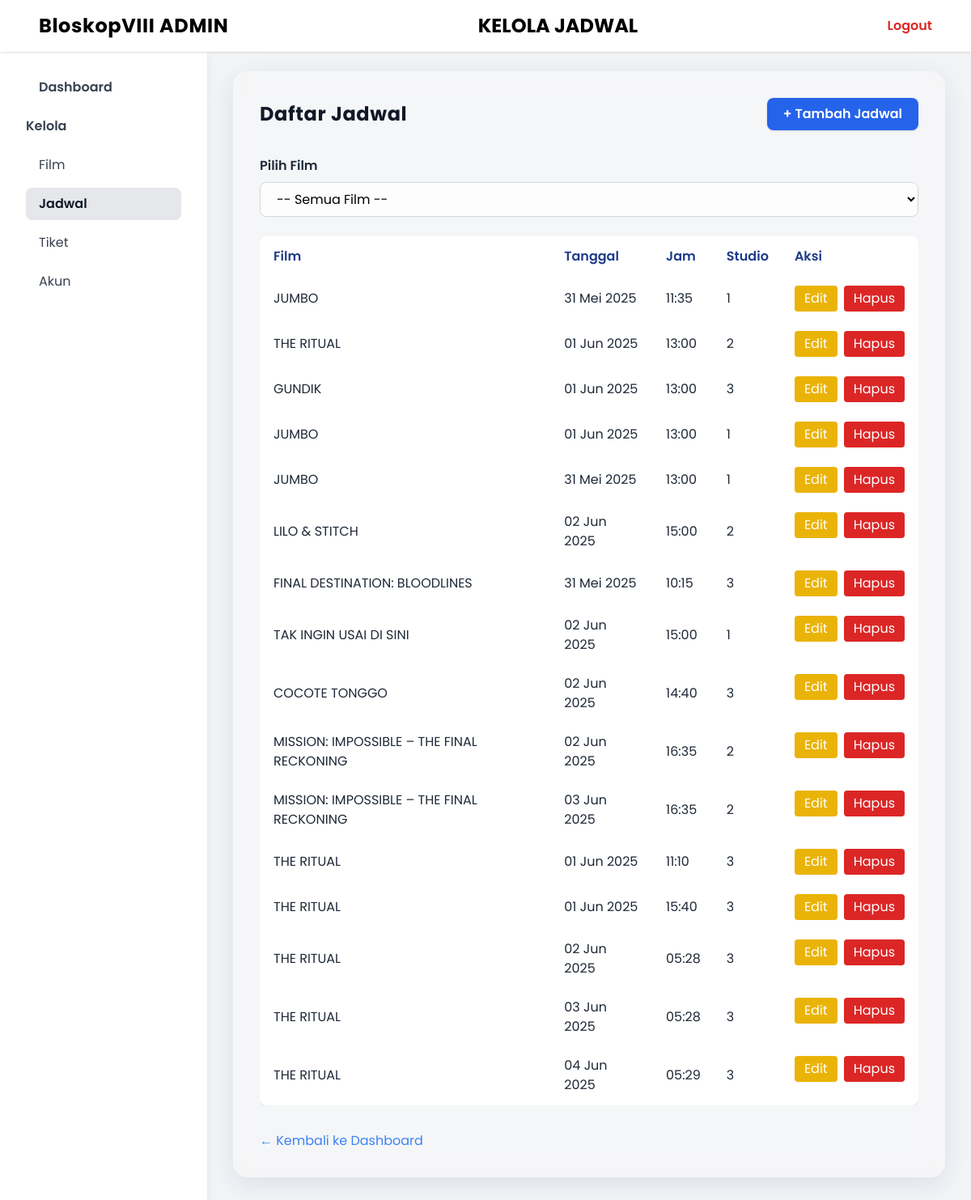
/dashboard/admin/kelolaJadwal/, run on the app's committed database.
### pesantiket/models.py (models this page shows, shortened)
class Jadwal(models.Model):
    film = models.ForeignKey(Film, on_delete=models.CASCADE)
    tanggal = models.DateField()
    jamTayang = models.TimeField()
    namaBioskop = models.CharField(max_length=20, null=True, blank=True)
    jenisStudio = models.CharField(max_length=20, null=True, blank=True)
    studio = models.CharField(max_length=10)

class Film(models.Model):
    judulFilm = models.CharField(max_length=45)
    genre = models.CharField(max_length=25)
    deskripsi = models.TextField()
    ratingUsia = models.CharField(max_length=10)
    durasi = models.IntegerField()
    poster = models.ImageField(upload_to='poster/', null=True, blank=True)

### pesantiket/views.py (the view)
# urls.py: path('admin/kelolaJadwal/', views.kelolaJadwal, name='kelolaJadwal'),
def kelolaJadwal(request):
    daftarFilm = Film.objects.all()
    daftarJadwal = Jadwal.objects.select_related('film').all()
    return render(request, 'admin/kelolaJadwal.html', {'daftarFilm': daftarFilm, 'daftarJadwal': daftarJadwal})

### pesantiket/templates/admin/kelolaJadwal.html (shortened to what this page needs)
<!DOCTYPE html>
<html lang="en">
<head>
    <script src="https://cdn.tailwindcss.com"></script>
</head>
<body class="bg-gray-100 min-h-screen">
    <header class="w-full bg-white shadow flex items-center justify-between px-12 py-4 fixed top-0 left-0 z-10">
        <div class="font-bold text-2xl tracking-wide">BloskopVIII ADMIN</div>
        <div class="text-2xl font-bold mx-auto">KELOLA JADWAL</div>
        <a href="{% url 'logoutView' %}" class="text-red-600 font-semibold hover:underline">Logout</a>
    </header>
    <div class="flex pt-14">
        <aside class="w-64 bg-white min-h-screen shadow-lg flex flex-col px-8 py-8">
            <nav class="flex flex-col gap-2">
                <a href="{% url 'adminDashboard' %}" class="py-2 px-4 rounded-lg font-semibold text-gray-700 hover:bg-blue-100 transition mb-2">Dashboard</a>
                <div class="mb-2 font-semibold text-gray-700">Kelola</div>
                <a href="{% url 'kelolaFilm' %}" class="py-2 px-4 rounded-lg text-gray-700 hover:bg-blue-100 transition">Film</a>
                <a href="{% url 'kelolaJadwal' %}" class="py-2 px-4 rounded-lg bg-gray-200 text-gray-900 font-semibold">Jadwal</a>
                <a href="{% url 'kelolaTiket' %}" class="py-2 px-4 rounded-lg text-gray-700 hover:bg-blue-100 transition">Tiket</a>
                <a href="{% url 'kelolaAkun' %}" class="py-2 px-4 rounded-lg text-gray-700 hover:bg-blue-100 transition">Akun</a>
            </nav>
        </aside>
        <main class="flex-1 px-8 py-8">
            <div class="glass p-8">
                <div class="flex justify-between items-center mb-8">
                    <h2 class="text-2xl font-bold text-gray-900 tracking-wide">Daftar Jadwal</h2>
                    <a href="{% url 'tambahJadwal' %}" class="bg-blue-600 hover:bg-blue-700 text-white font-semibold py-2 px-5 rounded-lg shadow transition duration-200">
                        + Tambah Jadwal
                    </a>
                </div>
                <div class="mb-6">
                    <label for="filmFilter" class="block mb-2 font-semibold text-gray-800">Pilih Film</label>
                    <select id="filmFilter" class="w-full px-4 py-2 rounded-lg border border-gray-300 focus:outline-none focus:ring-2 focus:ring-blue-400 bg-white/80 transition">
                        <option value="">-- Semua Film --</option>
                    </select>
                </div>
                <div class="overflow-x-auto">
                    <table class="min-w-full bg-white rounded-lg shadow glass" id="jadwalTable">
                        <thead>
                            <tr>
                                <th class="py-3 px-4 text-left text-blue-900 font-semibold">Film</th>
                                <th class="py-3 px-4 text-left text-blue-900 font-semibold">Tanggal</th>
                                <th class="py-3 px-4 text-left text-blue-900 font-semibold">Jam</th>
                                <th class="py-3 px-4 text-left text-blue-900 font-semibold">Studio</th>
                                <th class="py-3 px-4 text-left text-blue-900 font-semibold">Aksi</th>
                            </tr>
                        </thead>
                        <tbody>
                            {% for jadwal in daftarJadwal %}
                            <tr data-film="{{ jadwal.film.id }}">
                                <td class="py-3 px-4 text-gray-800">{{ jadwal.film.judulFilm }}</td>
                                <td class="py-3 px-4 text-gray-800">{{ jadwal.tanggal|date:"d M Y" }}</td>
                                <td class="py-3 px-4 text-gray-800">{{ jadwal.jamTayang|time:"H:i" }}</td>
                                <td class="py-3 px-4 text-gray-800">{{ jadwal.studio }}</td>
                                <td class="py-3 px-4 flex gap-2">
                                    <a href="{% url 'editJadwal' jadwal.id %}" class="bg-yellow-500 hover:bg-yellow-600 text-white px-3 py-1 rounded transition">Edit</a>
                                    <a href="{% url 'hapusJadwal' jadwal.id %}" onclick="return confirm('Hapus jadwal ini?')" class="bg-red-600 hover:bg-red-700 text-white px-3 py-1 rounded transition">Hapus</a>
                                </td>
                            </tr>
                            {% empty %}
                            <tr>
                                <td colspan="5" class="py-4 text-center text-gray-400">Tidak ada jadwal</td>
                            </tr>
                            {% endfor %}
                        </tbody>
                    </table>
                </div>
                <div class="mt-8">
                    <a href="{% url 'adminDashboard' %}" class="text-blue-500 hover:underline">&larr; Kembali ke Dashboard</a>
                </div>
            </div>
        </main>
    </div>
</body>
</html>

### pesantiket/templates/admin/kelolaJadwal.html (style rules this page uses)
body { font-family: 'Poppins', sans-serif; }
.glass { background: rgba(255,255,255,0.18); box-shadow: 0 8px 32px 0 rgba(31, 38, 135, 0.10); backdrop-filter: blur(12px); -webkit-backdrop-filter: blur(12px); border-radius: 18px; border: 1px solid rgba(255,255,255,0.12); }

### data on the page
Jadwal: film.judulFilm "JUMBO", tanggal "31 Mei 2025", jamTayang "11:35", studio "1"
Jadwal: film.judulFilm "THE RITUAL", tanggal "01 Jun 2025", jamTayang "13:00", studio "2"
Jadwal: film.judulFilm "GUNDIK", tanggal "01 Jun 2025", jamTayang "13:00", studio "3"
Jadwal: film.judulFilm "JUMBO", tanggal "01 Jun 2025", jamTayang "13:00", studio "1"
Jadwal: film.judulFilm "JUMBO", tanggal "31 Mei 2025", jamTayang "13:00", studio "1"
Jadwal: film.judulFilm "LILO & STITCH", tanggal "02 Jun 2025", jamTayang "15:00", studio "2"
Jadwal: film.judulFilm "FINAL DESTINATION: BLOODLINES", tanggal "31 Mei 2025", jamTayang "10:15", studio "3"
Jadwal: film.judulFilm "TAK INGIN USAI DI SINI", tanggal "02 Jun 2025", jamTayang "15:00", studio "1"
Jadwal: film.judulFilm "COCOTE TONGGO", tanggal "02 Jun 2025", jamTayang "14:40", studio "3"
Jadwal: film.judulFilm "MISSION: IMPOSSIBLE – THE FINAL RECKONING", tanggal "02 Jun 2025", jamTayang "16:35", studio "2"
Jadwal: film.judulFilm "MISSION: IMPOSSIBLE – THE FINAL RECKONING", tanggal "03 Jun 2025", jamTayang "16:35", studio "2"
Jadwal: film.judulFilm "THE RITUAL", tanggal "01 Jun 2025", jamTayang "11:10", studio "3"
Jadwal: film.judulFilm "THE RITUAL", tanggal "01 Jun 2025", jamTayang "15:40", studio "3"
Jadwal: film.judulFilm "THE RITUAL", tanggal "02 Jun 2025", jamTayang "05:28", studio "3"
Jadwal: film.judulFilm "THE RITUAL", tanggal "03 Jun 2025", jamTayang "05:28", studio "3"
Jadwal: film.judulFilm "THE RITUAL", tanggal "04 Jun 2025", jamTayang "05:29", studio "3"
